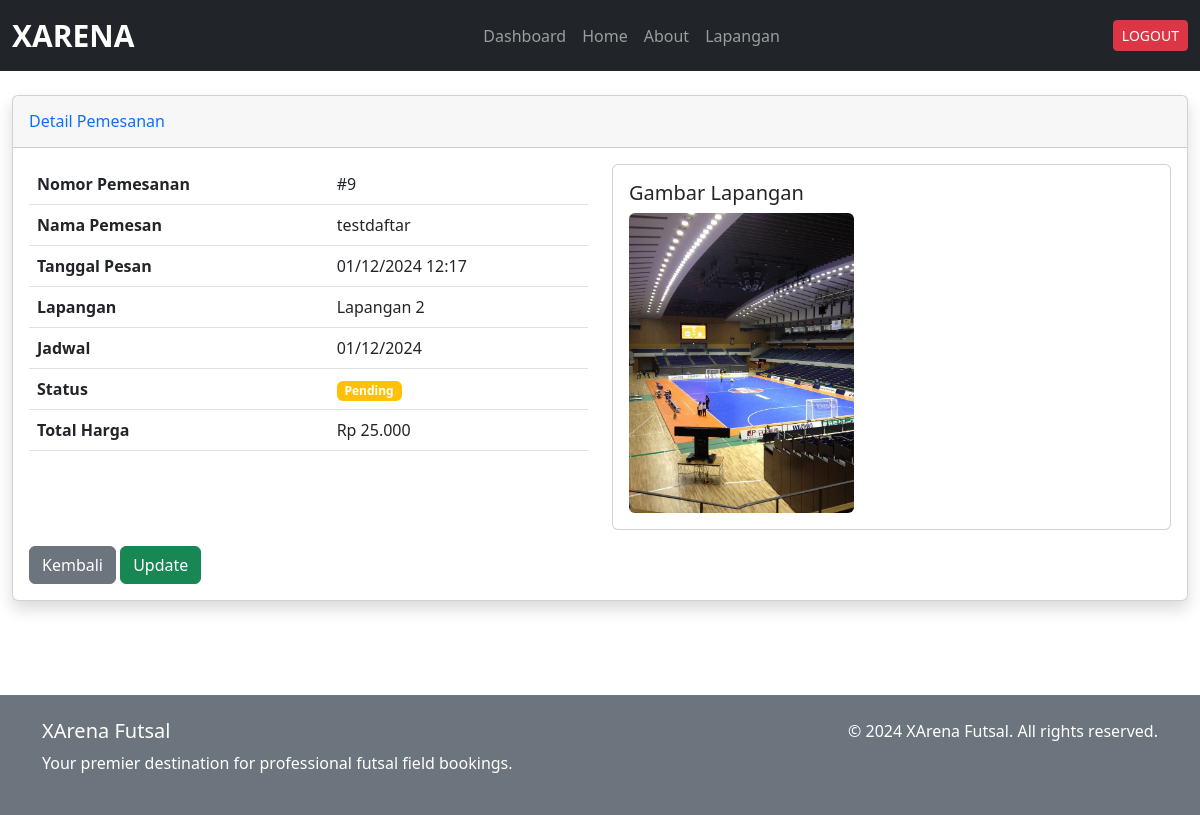
Page /staff/pemesanan/9/ (signed in) on the earlier database version.
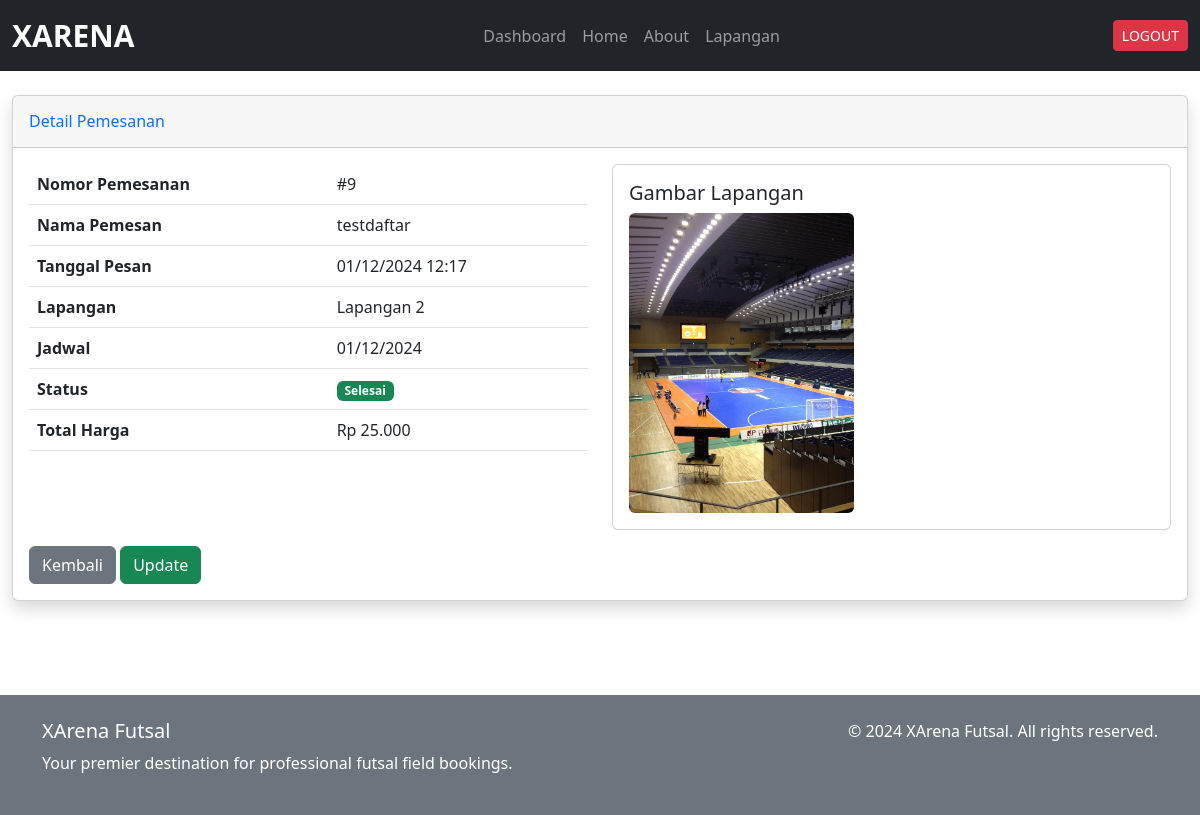
Same page on the later database version.
### xarena_app/models.py (models this page shows, shortened)
class Pemesanan(models.Model):
    user = models.ForeignKey(
        settings.AUTH_USER_MODEL,
        on_delete=models.CASCADE,
        related_name='pemesanan_user',
        help_text="User yang melakukan pemesanan"
    )
    staff = models.ForeignKey(
        settings.AUTH_USER_MODEL,
        on_delete=models.CASCADE,
        null=True,
        blank=True,
        related_name='pemesanan_staff',
        help_text="Staff yang memproses pemesanan"
    )
    jadwal = models.ForeignKey(Jadwal, on_delete=models.CASCADE, help_text="Jadwal pemesanan")
    metode_pembayaran = models.CharField(max_length=20, choices=(
        ('transfer', 'Transfer Bank'),
        ('cash', 'Cash'),
    ), default='transfer')
    status = models.CharField(max_length=20, choices=(
        ('pending', 'Pending'),
        ('diterima', 'Diterima'),
        ('selesai', 'Selesai'),
        ('dibatalkan', 'Dibatalkan'),
    ), default='pending')
    created_at = models.DateTimeField(auto_now_add=True)
    updated_at = models.DateTimeField(auto_now=True)
    def hitung_harga(self):
        durasi = timedelta(
            hours=self.jadwal.jam_selesai.hour, minutes=self.jadwal.jam_selesai.minute
        ) - timedelta(
            hours=self.jadwal.jam_mulai.hour, minutes=self.jadwal.jam_mulai.minute
        )
        total_jam = Decimal(str(durasi.total_seconds() / 3600))
        return self.jadwal.lapangan.harga_per_jam * total_jam

class CustomUser(AbstractUser):
    bio = models.TextField(max_length=500, blank=True, null=True)

class Jadwal(models.Model):
    lapangan = models.ForeignKey(Lapangan, on_delete=models.CASCADE)
    tanggal = models.DateField()
    jam_mulai = models.TimeField()
    jam_selesai = models.TimeField()
    is_available = models.BooleanField(default=True)

class Lapangan(models.Model):
    nama = models.CharField(max_length=100)
    deskripsi = models.TextField(max_length=500)
    harga_per_jam = models.DecimalField(max_digits=10, decimal_places=2)
    gambar = models.ImageField(upload_to='lapangan_images/', blank=True, null=True)
    is_available = models.BooleanField(default=True)

### xarena_app/views.py (the view)
# urls.py: path('staff/pemesanan/<int:pk>/', views.detail_pemesanan_staff, name='detail_pemesanan_staff'),
@staff_member_required
def detail_pemesanan_staff(request, pk):
    pemesanan = get_object_or_404(Pemesanan, pk=pk)
    return render(request, 'staff/detail_pemesanan_staff.html', {
        'pemesanan': pemesanan
    })

### xarena_app/templatetags/currency_filters.py (called while the page is built)
@register.filter
def rupiah(value):
    try:
        return f"Rp {int(value):,}".replace(',', '.')
    except (ValueError, TypeError):
        return "-"

### templates/staff/detail_pemesanan_staff.html (shortened to what this page needs)
{% extends '../base.html' %} {% load currency_filters %} {% block content %}
<div class="container-fluid mt-4">
  <div class="card shadow mb-4">
    <div class="card-header py-3">
      <h6 class="m-0 font-weight-bold text-primary">Detail Pemesanan</h6>
    </div>
    <div class="card-body">
      <div class="row">
        <div class="col-md-6">
          <table class="table">
            <tr>
              <th>Nomor Pemesanan</th>
              <td>#{{ pemesanan.id }}</td>
            </tr>
            <tr>
              <th>Nama Pemesan</th>
              <td>{{ pemesanan.user.username }}</td>
            </tr>
            <tr>
              <th>Tanggal Pesan</th>
              <td>{{ pemesanan.created_at|date:"d/m/Y H:i" }}</td>
            </tr>
            <tr>
              <th>Lapangan</th>
              <td>{{ pemesanan.jadwal.lapangan.nama }}</td>
            </tr>
            <tr>
              <th>Jadwal</th>
              <td>{{ pemesanan.jadwal.tanggal|date:"d/m/Y" }}</td>
            </tr>
            <tr>
              <th>Status</th>
              <td>
                <span
                  class="badge {% if pemesanan.status == 'pending' %}bg-warning{% else %}bg-success{% endif %}"
                >
                  {{ pemesanan.status|capfirst }}
                </span>
              </td>
            </tr>
            <tr>
              <th>Total Harga</th>
              <td>{{ pemesanan.hitung_harga|rupiah }}</td>
            </tr>
          </table>
        </div>
        <div class="col-md-6">
          <div class="card">
            <div class="card-body">
              <h5 class="card-title">Gambar Lapangan</h5>
              <img
                src="{{ pemesanan.jadwal.lapangan.gambar.url }}"
                class="img-fluid rounded"
                style="max-height: 300px"
                alt="Gambar Lapangan"
              />
            </div>
          </div>
        </div>
      </div>
      <div class="mt-3">
        <a href="{% url 'dashboard_staff' %}" class="btn btn-secondary"
          >Kembali</a
        >
        <button
          class="btn btn-success update-btn"
          data-id="{{ pemesanan.id }}"
          data-status="{{ pemesanan.status }}"
        >
          Update
        </button>
      </div>
    </div>
  </div>
</div>
{% endblock %}

Differences in the rows shown:
changed Pemesanan "testdaftar": status "Pending" → "Selesai"
